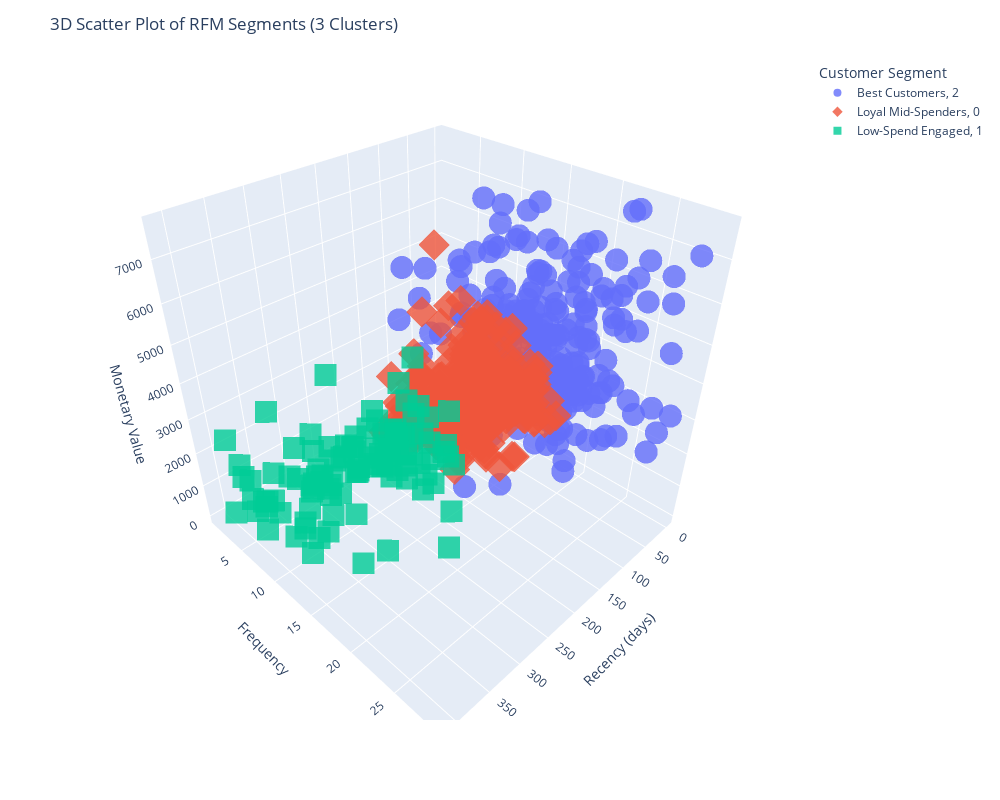

Here is the notebook cell this chart was saved with:
### Code cell
import plotly.express as px

# Map Cluster_Id to Segment names
cluster_map = {
    2: 'Best Customers',
    0: 'Loyal Mid-Spenders',
    1: 'Low-Spend Engaged'
}
rfm_no_outliers['Segment'] = rfm_no_outliers['Cluster_Id'].map(cluster_map)

# Create bigger 3D scatter plot
fig_3d = px.scatter_3d(
    rfm_no_outliers,
    x="recency",
    y="frequency",
    z="monetary",
    color="Segment",
    symbol="Cluster_Id",
    hover_data=["CustomerID", "recency", "frequency", "monetary"],
    width=1000,   # bigger width
    height=800,   # bigger height
    opacity=0.8
)

fig_3d.update_traces(marker=dict(size=8))  # larger markers

fig_3d.update_layout(
    title="3D Scatter Plot of RFM Segments (3 Clusters)",
    legend_title="Customer Segment",
    scene=dict(
        xaxis_title="Recency (days)",
        yaxis_title="Frequency",
        zaxis_title="Monetary Value"
    )
)

# Save to HTML file
fig_3d.write_html("rfm_3d_scatter_plot.html")

# Show plot in notebook or interactive environment
fig_3d.show()

### Figure 1 — Plotly figure (JSON) as saved in the notebook; plotly's stock layout.template omitted (floating-point values rounded to 4 significant figures; data arrays with more than 128 entries replaced by an {"elided": "..."} marker saying what was removed)
{"data": [{"customdata": {"elided": "245x1 str values"}, "hovertemplate": "Segment=Best Customers<br>Cluster_Id=2<br>recency=%{x}<br>frequency=%{y}<br>monetary=%{z}<br>CustomerID=%{customdata[0]}<extra></extra>", "legendgroup": "Best Customers, 2", "marker": {"color": "#636efa", "opacity": 0.8, "size": 8, "symbol": "circle"}, "mode": "markers", "name": "Best Customers, 2", "scene": "scene", "showlegend": true, "type": "scatter3d", "x": {"elided": "245 int values"}, "y": {"elided": "245 int values"}, "z": {"elided": "245 float values"}}, {"customdata": {"elided": "319x1 str values"}, "hovertemplate": "Segment=Loyal Mid-Spenders<br>Cluster_Id=0<br>recency=%{x}<br>frequency=%{y}<br>monetary=%{z}<br>CustomerID=%{customdata[0]}<extra></extra>", "legendgroup": "Loyal Mid-Spenders, 0", "marker": {"color": "#EF553B", "opacity": 0.8, "size": 8, "symbol": "diamond"}, "mode": "markers", "name": "Loyal Mid-Spenders, 0", "scene": "scene", "showlegend": true, "type": "scatter3d", "x": {"elided": "319 int values"}, "y": {"elided": "319 int values"}, "z": {"elided": "319 float values"}}, {"customdata": [["AA-10480"], ["AC-10420"], ["AC-10660"], ["AG-10270"], ["AH-10465"], ["AS-10240"], ["BD-11560"], ["BD-11770"], ["BE-11455"], ["BM-11785"], ["BS-11800"], ["BT-11305"], ["BT-11395"], ["BV-11245"], ["BW-11065"], ["BW-11200"], ["CA-12055"], ["CD-12790"], ["CG-12520"], ["CJ-11875"], ["CM-12235"], ["CS-12175"], ["CV-12295"], ["DA-13450"], ["DB-12970"], ["DB-13360"], ["DB-13405"], ["DN-13690"], ["DP-13390"], ["DW-13585"], ["EH-13945"], ["EH-13990"], ["EJ-13720"], ["EN-13780"], ["FC-14335"], ["FH-14350"], ["FW-14395"], ["GH-14485"], ["HM-14980"], ["IM-15055"], ["IM-15070"], ["JC-15385"], ["JD-16060"], ["JE-15475"], ["JF-15295"], ["JG-15805"], ["JH-15820"], ["JH-16180"], ["JK-15325"], ["JO-15550"], ["KB-16315"], ["KC-16255"], ["KD-16615"], ["KS-16300"], ["KT-16465"], ["LH-17020"], ["LH-17155"], ["LL-16840"], ["LM-17065"], ["LS-16945"], ["LW-17125"], ["MA-17995"], ["MC-17425"], ["MC-17635"], ["MC-18130"], ["MG-18205"], ["MH-17440"], ["MK-18160"], ["MO-17950"], ["MT-18070"], ["MZ-17515"], ["NC-18340"], ["NC-18625"], ["ND-18460"], ["NH-18610"], ["NM-18520"], ["NP-18685"], ["NR-18550"], ["ON-18715"], ["PF-19165"], ["PM-18940"], ["RC-19825"], ["RE-19450"], ["RF-19345"], ["RM-19375"], ["RM-19750"], ["SB-20170"], ["SG-20470"], ["SG-20890"], ["SJ-20500"], ["SP-20545"], ["SP-20650"], ["TB-21250"], ["TB-21595"], ["TG-21310"], ["TH-21100"], ["TP-21565"], ["TR-21325"], ["TS-21085"], ["TS-21340"], ["TS-21655"], ["TT-21220"], ["TT-21265"], ["VG-21805"], ["VS-21820"], ["ZD-21925"]], "hovertemplate": "Segment=Low-Spend Engaged<br>Cluster_Id=1<br>recency=%{x}<br>frequency=%{y}<br>monetary=%{z}<br>CustomerID=%{customdata[0]}<extra></extra>", "legendgroup": "Low-Spend Engaged, 1", "marker": {"color": "#00cc96", "opacity": 0.8, "size": 8, "symbol": "square"}, "mode": "markers", "name": "Low-Spend Engaged, 1", "scene": "scene", "showlegend": true, "type": "scatter3d", "x": [259, 232, 282, 278, 230, 192, 278, 327, 254, 218, 265, 336, 302, 334, 212, 203, 401, 399, 338, 365, 385, 232, 254, 352, 241, 264, 187, 217, 358, 242, 217, 405, 302, 287, 184, 212, 362, 387, 247, 409, 390, 175, 300, 193, 225, 223, 174, 404, 287, 215, 296, 407, 289, 295, 391, 239, 385, 249, 391, 178, 205, 186, 399, 189, 369, 264, 376, 240, 180, 203, 282, 224, 204, 183, 189, 244, 406, 210, 410, 196, 386, 369, 302, 390, 345, 299, 201, 183, 226, 253, 327, 386, 349, 285, 337, 344, 350, 193, 357, 226, 238, 183, 406, 286, 221, 202], "y": [12, 5, 6, 14, 8, 13, 4, 10, 13, 14, 8, 9, 10, 14, 3, 10, 10, 15, 5, 1, 8, 8, 13, 8, 14, 6, 14, 11, 14, 10, 17, 8, 8, 9, 10, 14, 3, 3, 7, 4, 21, 4, 6, 13, 14, 9, 8, 5, 4, 11, 22, 10, 13, 4, 14, 6, 19, 12, 7, 14, 5, 12, 10, 8, 11, 2, 9, 11, 4, 11, 10, 17, 9, 8, 11, 15, 7, 13, 15, 10, 4, 10, 9, 16, 9, 2, 7, 14, 5, 7, 10, 15, 19, 7, 9, 7, 10, 7, 2, 12, 14, 15, 3, 6, 8, 9], "z": [1791.0, 925.8, 657.3, 2583.0, 2495.0, 584.6, 320.5, 658.5, 1728.0, 1339.0, 949.4, 2568.0, 2187.0, 1523.0, 385.5, 1738.0, 1680.0, 1861.0, 1149.0, 16.52, 2306.0, 844.5, 2831.0, 156.8, 2839.0, 1081.0, 1712.0, 2140.0, 5481.0, 1205.0, 684.2, 825.9, 2162.0, 2199.0, 3889.0, 2271.0, 79.75, 1361.0, 736.3, 2873.0, 4930.0, 1058.0, 695.4, 1389.0, 955.1, 1507.0, 528.9, 2256.0, 383.8, 1091.0, 1569.0, 2121.0, 2244.0, 88.47, 3057.0, 318.2, 1740.0, 2741.0, 1347.0, 2845.0, 1259.0, 2453.0, 4432.0, 795.2, 1582.0, 16.74, 400.0, 1032.0, 154.3, 1319.0, 2565.0, 2461.0, 1822.0, 2893.0, 2673.0, 2162.0, 1229.0, 2367.0, 1568.0, 2770, 1405.0, 966.4, 876.7, 3309.0, 1453.0, 98.35, 1348.0, 1885.0, 47.95, 1319.0, 1306.0, 1872.0, 1602.0, 1388.0, 3058.0, 2423.0, 1937.0, 675.9, 4.833, 974.8, 3368.0, 1427.0, 439.5, 427.4, 1056.0, 1494.0]}], "layout": {"height": 800, "legend": {"title": {"text": "Customer Segment"}, "tracegroupgap": 0}, "margin": {"t": 60}, "scene": {"domain": {"x": [0, 1], "y": [0, 1]}, "xaxis": {"title": {"text": "Recency (days)"}}, "yaxis": {"title": {"text": "Frequency"}}, "zaxis": {"title": {"text": "Monetary Value"}}}, "title": {"text": "3D Scatter Plot of RFM Segments (3 Clusters)"}, "width": 1000}}
